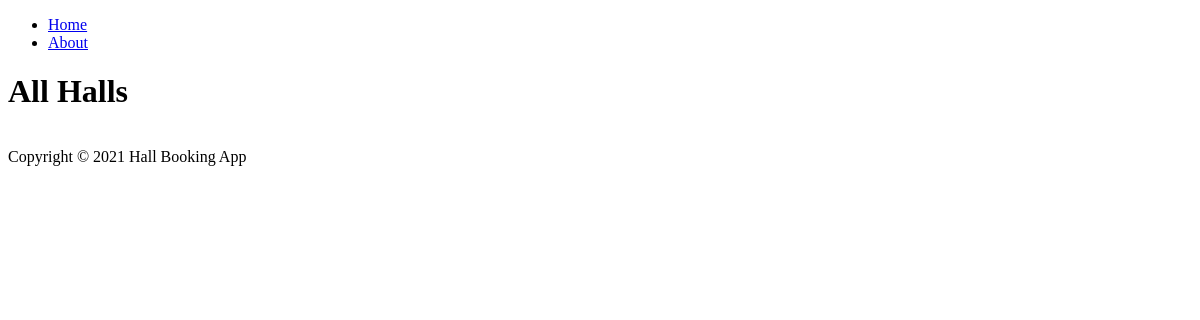
The app's page /, older data.
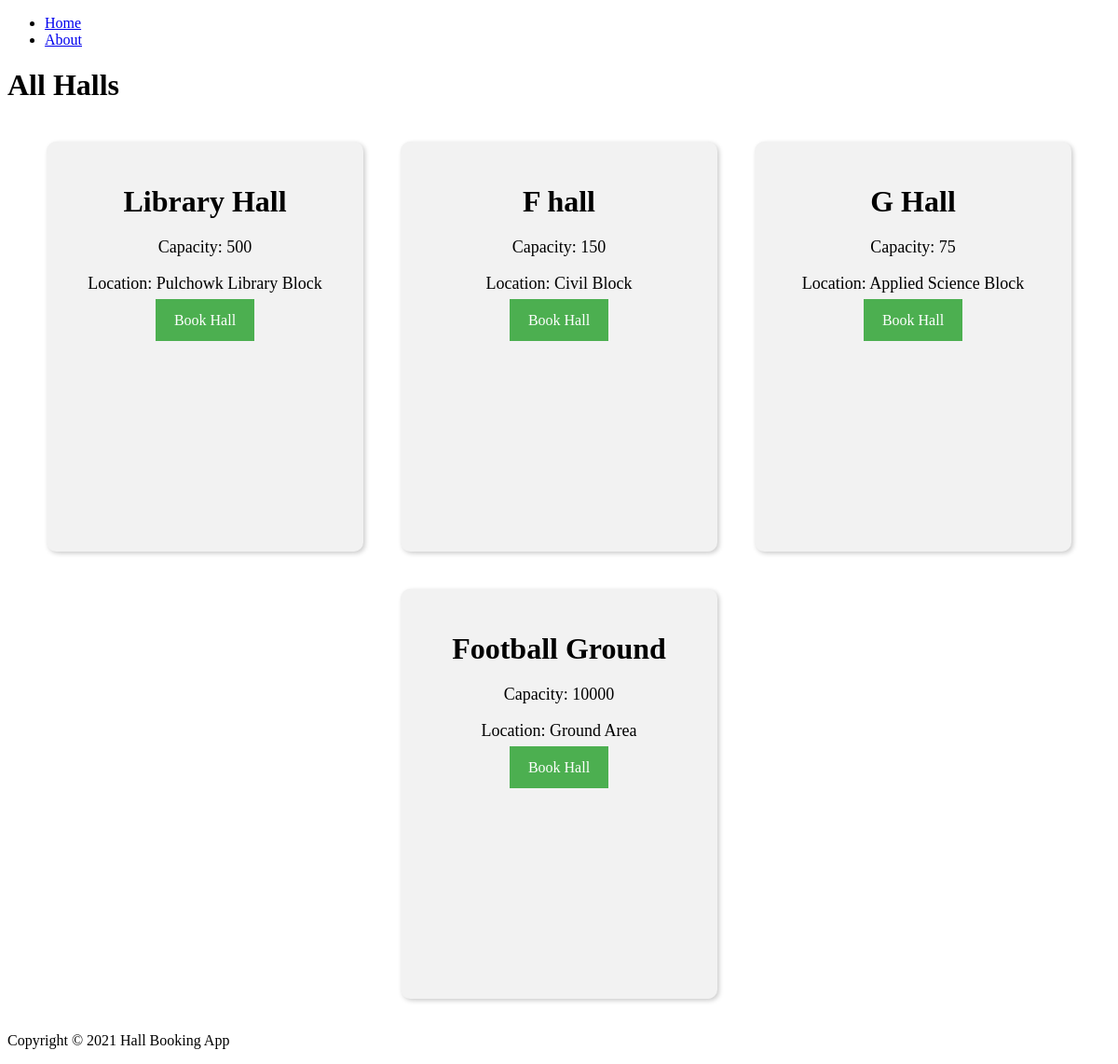
The same page, newer data.
### HallRecords/models.py (models this page shows, shortened)
class Hall(models.Model):
    hallName = models.CharField(max_length=255)
    capacity = models.IntegerField()
    location = models.CharField(max_length=255)

### HallRecords/views.py (the view)
# urls.py: path('', record_home, name='record_home'),
def record_home(request):
    context = {
        'Halls':Hall.objects.all()
    }
    return render(request,"HallRecords/home.html",context)

### HallRecords/templates/HallRecords/home.html (shortened to what this page needs)
{% load static %}
{% block content %}
<!DOCTYPE html>
<html lang="en">
<head>
    <link rel="stylesheet" href="{% static 'css/hall-listing.css' %}">
</head>
<body>
    <header>
        <nav>
            <ul>
                <li><a href="{% url 'record_home' %}">Home</a></li>
                <li><a href="{% url 'book_hall' %}">About</a></li>
            </ul>
        </nav>
    </header>
    <h1>All Halls</h1>
    <div class="hall-container">
        {% for hall in Halls %}
            <div class="hall-card">
                <div class="hall-name">
                    <h2>{{ hall.hallName }}</h2>
                </div>
                <div class="hall-info">
                    <p>Capacity: {{ hall.capacity }}</p>
                    <p>Location: {{ hall.location }}</p>
                </div>
                <div class="book-button">
                    <a href="{% url 'book_hall' %}" class="btn">Book Hall</a>
                </div>
            </div>
        {% endfor %}
    </div>
    <footer>
        <p>Copyright © 2021 Hall Booking App</p>
    </footer>
</body>
</html>
{% endblock content %}

### static/css/hall-listing.css (style rules this page uses)
.hall-container { display: flex; flex-wrap: wrap; justify-content: center; }
.hall-card { width: 300px; height: 400px; margin: 20px; background-color: #f2f2f2; border-radius: 10px; box-shadow: 2px 2px 5px #ccc; padding: 20px; text-align: center; }
.hall-name h2 { font-size: 32px; margin-bottom: 20px; }
.hall-info p { font-size: 18px; margin-bottom: 10px; }
.book-button { margin-top: 20px; }
.book-button .btn { background-color: #4CAF50; color: white; padding: 14px 20px; margin: 8px 0; border: none; cursor: pointer; width: 100%; text-align: center; text-decoration: none; }

Row changes from the older to the newer data that the page shows:
added Hall: hallName "Library Hall", capacity "500", location "Pulchowk Library Block"
added Hall: hallName "F hall", capacity "150", location "Civil Block"
added Hall: hallName "G Hall", capacity "75", location "Applied Science Block"
added Hall: hallName "Football Ground", capacity "10000", location "Ground Area"
